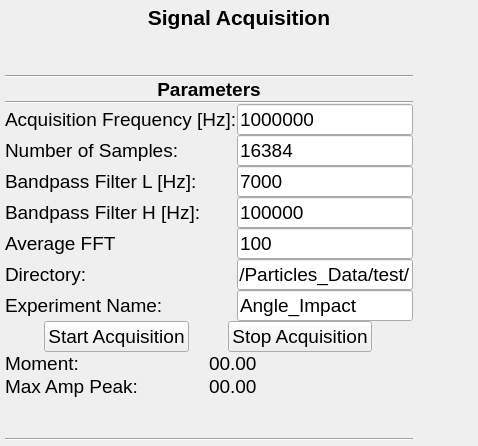
     <widget class="QWidget" name="page_1">
      <property name="styleSheet">
       <string notr="true">font-size: 14pt</string>
      </property>
      <layout class="QVBoxLayout" name="page_1_layout">
       <property name="spacing">
        <number>5</number>
       </property>
       <property name="leftMargin">
        <number>5</number>
       </property>
       <property name="topMargin">
        <number>5</number>
       </property>
       <property name="rightMargin">
        <number>5</number>
       </property>
       <property name="bottomMargin">
        <number>5</number>
       </property>
       <item>
        <layout class="QVBoxLayout" name="verticalLayout_6">
         <item>
          <widget class="QLabel" name="label_27">
           <property name="sizePolicy">
            <sizepolicy hsizetype="Preferred" vsizetype="Fixed">
             <horstretch>0</horstretch>
             <verstretch>0</verstretch>
            </sizepolicy>
           </property>
           <property name="text">
            <string>&lt;html&gt;&lt;head/&gt;&lt;body&gt;&lt;p&gt;&lt;span style=&quot; font-size:16pt; font-weight:700;&quot;&gt;Signal Acquisition&lt;/span&gt;&lt;/p&gt;&lt;/body&gt;&lt;/html&gt;</string>
           </property>
           <property name="alignment">
            <set>Qt::AlignCenter</set>
           </property>
          </widget>
         </item>
         <item>
          <layout class="QHBoxLayout" name="horizontalLayout_14">
           <item>
            <layout class="QVBoxLayout" name="verticalLayout_7">
             <property name="spacing">
              <number>0</number>
             </property>
             <item>
              <spacer name="verticalSpacer_3">
               <property name="orientation">
                <enum>Qt::Vertical</enum>
               </property>
               <property name="sizeHint" stdset="0">
                <size>
                 <width>20</width>
                 <height>40</height>
                </size>
               </property>
              </spacer>
             </item>
             <item>
              <widget class="Line" name="line_11">
               <property name="orientation">
                <enum>Qt::Horizontal</enum>
               </property>
              </widget>
             </item>
             <item>
              <widget class="QLabel" name="label_14">
               <property name="sizePolicy">
                <sizepolicy hsizetype="Preferred" vsizetype="Fixed">
                 <horstretch>0</horstretch>
                 <verstretch>0</verstretch>
                </sizepolicy>
               </property>
               <property name="text">
                <string>&lt;html&gt;&lt;head/&gt;&lt;body&gt;&lt;p&gt;&lt;span style=&quot; font-weight:700;&quot;&gt;Parameters&lt;/span&gt;&lt;/p&gt;&lt;/body&gt;&lt;/html&gt;</string>
               </property>
               <property name="alignment">
                <set>Qt::AlignCenter</set>
               </property>
              </widget>
             </item>
             <item>
              <widget class="Line" name="line_10">
               <property name="orientation">
                <enum>Qt::Horizontal</enum>
               </property>
              </widget>
             </item>
             <item>
              <layout class="QGridLayout" name="gridLayout">
               <item row="2" column="2">
                <widget class="QLineEdit" name="lineEdit_Low_Freq">
                 <property name="sizePolicy">
                  <sizepolicy hsizetype="Fixed" vsizetype="Fixed">
                   <horstretch>0</horstretch>
                   <verstretch>0</verstretch>
                  </sizepolicy>
                 </property>
                 <property name="text">
                  <string>7000</string>
                 </property>
                </widget>
               </item>
               <item row="4" column="0">
                <widget class="QLabel" name="label_19">
                 <property name="text">
                  <string>Average FFT</string>
                 </property>
                </widget>
               </item>
               <item row="3" column="0">
                <widget class="QLabel" name="label_18">
                 <property name="text">
                  <string>Bandpass Filter H [Hz]:</string>
                 </property>
                </widget>
               </item>
               <item row="0" column="0">
                <widget class="QLabel" name="label_15">
                 <property name="text">
                  <string>Acquisition Frequency [Hz]:</string>
                 </property>
                </widget>
               </item>
               <item row="3" column="2">
                <widget class="QLineEdit" name="lineEdit_High_Freq">
                 <property name="sizePolicy">
                  <sizepolicy hsizetype="Fixed" vsizetype="Fixed">
                   <horstretch>0</horstretch>
                   <verstretch>0</verstretch>
                  </sizepolicy>
                 </property>
                 <property name="text">
                  <string>100000</string>
                 </property>
                </widget>
               </item>
               <item row="2" column="0">
                <widget class="QLabel" name="label_17">
                 <property name="text">
                  <string>Bandpass Filter L [Hz]:</string>
                 </property>
                </widget>
               </item>
               <item row="0" column="2">
                <widget class="QLineEdit" name="lineEdit_Laser">
                 <property name="sizePolicy">
                  <sizepolicy hsizetype="Fixed" vsizetype="Fixed">
                   <horstretch>0</horstretch>
                   <verstretch>0</verstretch>
                  </sizepolicy>
                 </property>
                 <property name="text">
                  <string>1000000</string>
                 </property>
                </widget>
               </item>
               <item row="1" column="2">
                <widget class="QLineEdit" name="lineEdit_number_samples">
                 <property name="sizePolicy">
                  <sizepolicy hsizetype="Fixed" vsizetype="Fixed">
                   <horstretch>0</horstretch>
                   <verstretch>0</verstretch>
                  </sizepolicy>
                 </property>
                 <property name="text">
                  <string>16384</string>
                 </property>
                </widget>
               </item>
               <item row="4" column="2">
                <widget class="QLineEdit" name="lineEdit_Avg_FFT">
                 <property name="sizePolicy">
                  <sizepolicy hsizetype="Fixed" vsizetype="Fixed">
                   <horstretch>0</horstretch>
                   <verstretch>0</verstretch>
                  </sizepolicy>
                 </property>
                 <property name="text">
                  <string>100</string>
                 </property>
                </widget>
               </item>
               <item row="5" column="0">
                <widget class="QLabel" name="label_22">
                 <property name="text">
                  <string>Directory:</string>
                 </property>
                </widget>
               </item>
               <item row="1" column="0">
                <widget class="QLabel" name="label_16">
                 <property name="text">
                  <string>Number of Samples:</string>
                 </property>
                </widget>
               </item>
               <item row="6" column="0">
                <widget class="QLabel" name="label_30">
                 <property name="text">
                  <string>Experiment Name:</string>
                 </property>
                </widget>
               </item>
               <item row="5" column="2">
                <widget class="QLineEdit" name="lineEdit_Directory">
                 <property name="sizePolicy">
                  <sizepolicy hsizetype="Fixed" vsizetype="Fixed">
                   <horstretch>0</horstretch>
                   <verstretch>0</verstretch>
                  </sizepolicy>
                 </property>
                 <property name="text">
                  <string>./Particles_Data/test/</string>
                 </property>
                </widget>
               </item>
               <item row="6" column="2">
                <widget class="QLineEdit" name="lineEdit_Name_Files">
                 <property name="sizePolicy">
                  <sizepolicy hsizetype="Fixed" vsizetype="Fixed">
                   <horstretch>0</horstretch>
                   <verstretch>0</verstretch>
                  </sizepolicy>
                 </property>
                 <property name="text">
                  <string>Angle_Impact</string>
                 </property>
                </widget>
               </item>
              </layout>
             </item>
             <item>
              <layout class="QHBoxLayout" name="horizontalLayout_18">
               <item>
                <widget class="QPushButton" name="DAQ_connect_but">
                 <property name="sizePolicy">
                  <sizepolicy hsizetype="Fixed" vsizetype="Fixed">
                   <horstretch>0</horstretch>
                   <verstretch>0</verstretch>
                  </sizepolicy>
                 </property>
                 <property name="text">
                  <string>Start Acquisition</string>
                 </property>
                </widget>
               </item>
               <item>
                <widget class="QPushButton" name="Stop_DAQ_but">
                 <property name="sizePolicy">
                  <sizepolicy hsizetype="Fixed" vsizetype="Fixed">
                   <horstretch>0</horstretch>
                   <verstretch>0</verstretch>
                  </sizepolicy>
                 </property>
                 <property name="text">
                  <string>Stop Acquisition</string>
                 </property>
                </widget>
               </item>
              </layout>
             </item>
             <item>
              <layout class="QHBoxLayout" name="horizontalLayout_20">
               <property name="leftMargin">
                <number>0</number>
               </property>
               <property name="topMargin">
                <number>0</number>
               </property>
               <item>
                <widget class="QLabel" name="label_42">
                 <property name="text">
                  <string>Moment:</string>
                 </property>
                </widget>
               </item>
               <item>
                <widget class="QLabel" name="Moment_val">
                 <property name="text">
                  <string>00.00</string>
                 </property>
                </widget>
               </item>
              </layout>
             </item>
             <item>
              <layout class="QHBoxLayout" name="horizontalLayout_21">
               <property name="leftMargin">
                <number>0</number>
               </property>
               <property name="topMargin">
                <number>0</number>
               </property>
               <property name="rightMargin">
                <number>0</number>
               </property>
               <property name="bottomMargin">
                <number>0</number>
               </property>
               <item>
                <widget class="QLabel" name="label_43">
                 <property name="text">
                  <string>Max Amp Peak:</string>
                 </property>
                </widget>
               </item>
               <item>
                <widget class="QLabel" name="Max_Peak_val">
                 <property name="text">
                  <string>00.00</string>
                 </property>
                </widget>
               </item>
              </layout>
             </item>
             <item>
              <spacer name="verticalSpacer_4">
               <property name="orientation">
                <enum>Qt::Vertical</enum>
               </property>
               <property name="sizeHint" stdset="0">
                <size>
                 <width>20</width>
                 <height>40</height>
                </size>
               </property>
              </spacer>
             </item>
             <item>
              <layout class="QHBoxLayout" name="horizontalLayout_19"/>
             </item>
             <item>
              <widget class="Line" name="line_14">
               <property name="orientation">
                <enum>Qt::Horizontal</enum>
               </property>
              </widget>
             </item>
            </layout>
           </item>
           <item>
            <layout class="QVBoxLayout" name="LayoutGraphics">
             <property name="leftMargin">
              <number>10</number>
             </property>
             <property name="topMargin">
              <number>10</number>
             </property>
             <property name="rightMargin">
              <number>10</number>
             </property>
             <property name="bottomMargin">
              <number>10</number>
             </property>
             <item>
              <spacer name="horizontalSpacer_8">
               <property name="orientation">
                <enum>Qt::Horizontal</enum>
               </property>
               <property name="sizeHint" stdset="0">
                <size>
                 <width>40</width>
                 <height>20</height>
                </size>
               </property>
              </spacer>
             </item>
            </layout>
           </item>
          </layout>
         </item>
        </layout>
       </item>
      </layout>
     </widget>
